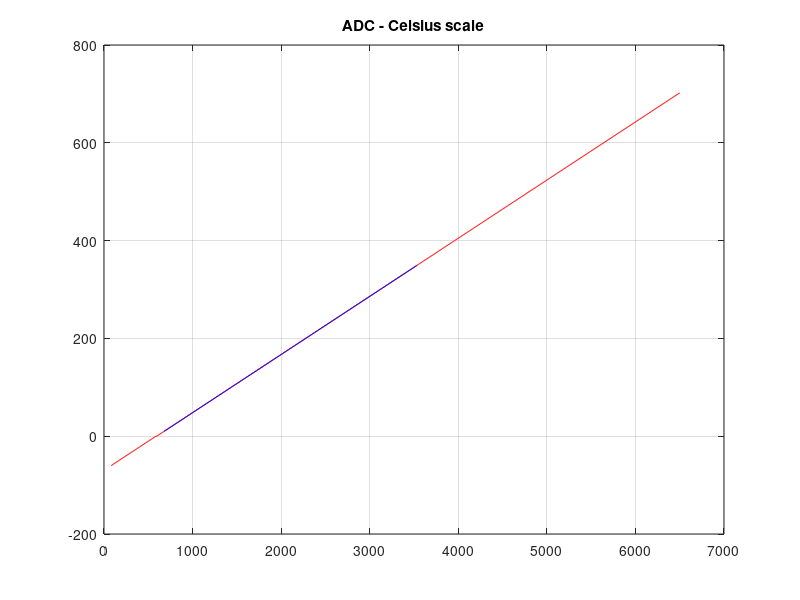

Write the MATLAB code that produced this figure.


file = fopen('f1_adc.txt','r');
if file ~= -1
    f1_adc = fscanf(file, '%d');
    fclose(file);
end

file = fopen('f1_celsius.txt','r');
if file ~= -1
    f1_celsius = fscanf(file, '%f');
    fclose(file);
end

%------------------

file = fopen('f2_adc.txt','r');
if file ~= -1
    f2_adc = fscanf(file, '%f');
    fclose(file);
end

file = fopen('f2_celsius.txt','r');
if file ~= -1
    f2_celsius = fscanf(file, '%d');
    fclose(file);
end


plot(f1_adc,f1_celsius,'r');
hold on;

plot(f2_adc,f2_celsius,'b');
hold on;



grid on;
title('ADC - Celsius scale');
%xlabel('x 100ms');
%ylabel('degrees Celsius');
%legend('Actual','Desired','PID effort');










